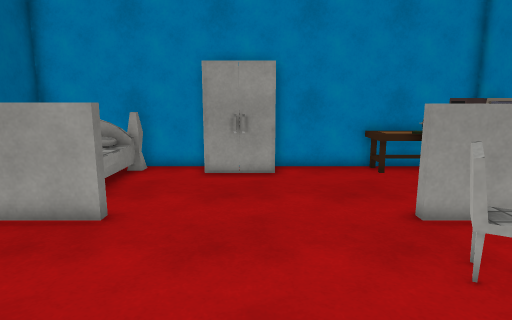
view 1 (above)

15 first-person views from a walk through a 3-D level made in the Unity game engine. The camera is 1.5 m above the floor, tilts 10° down and sees 75° across. The floor is counted in squares, 0.5 m on a side. Each view is taken from the middle of a square. On the plan, view 1 faces up. The plan holds only what a view shows up to about 20 squares ahead; the rest is blank. The player is left out. Some surface patterns are stand-ins.

view 2
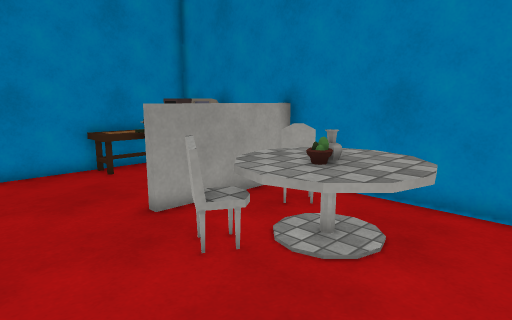

view 3
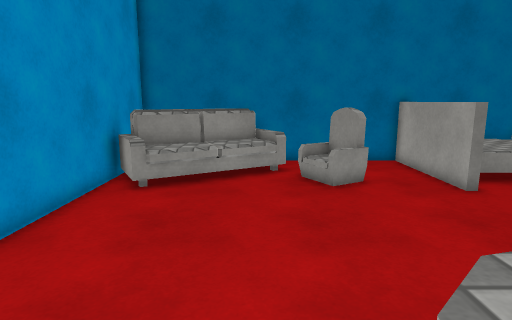

view 4
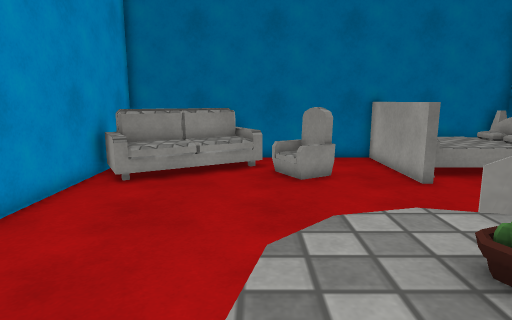

view 5
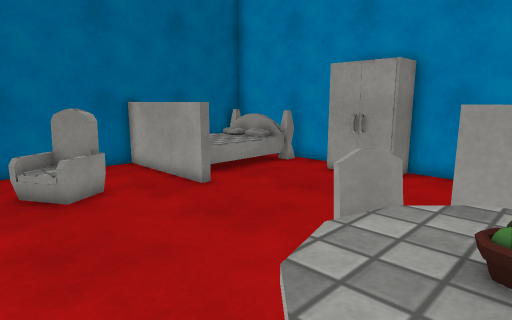

view 6
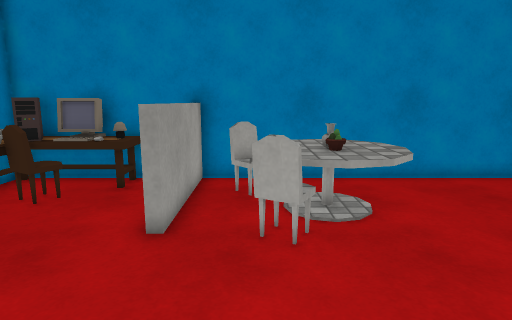

view 7
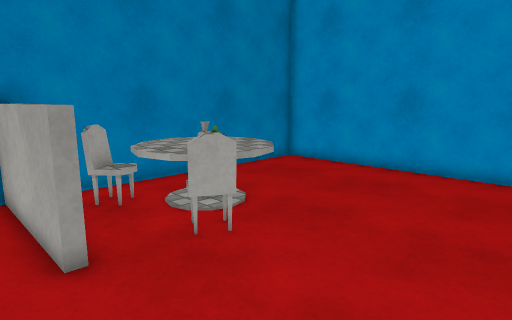

view 8
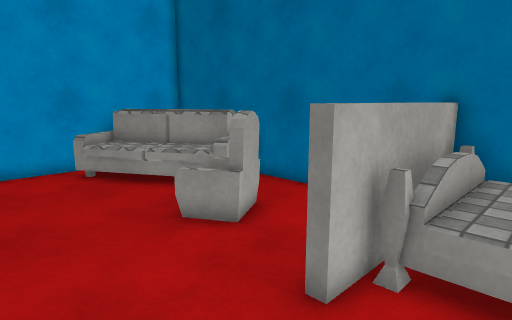

view 9
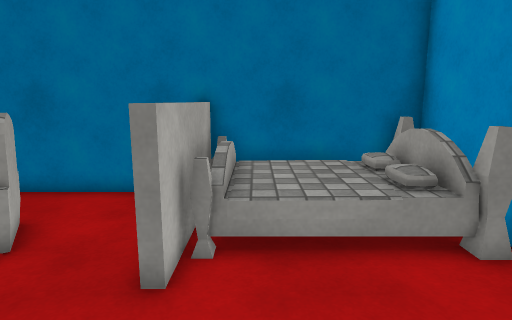

view 10
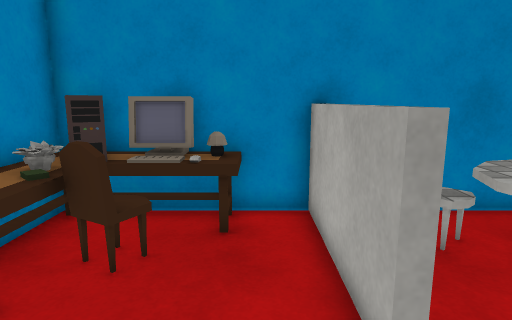

view 11
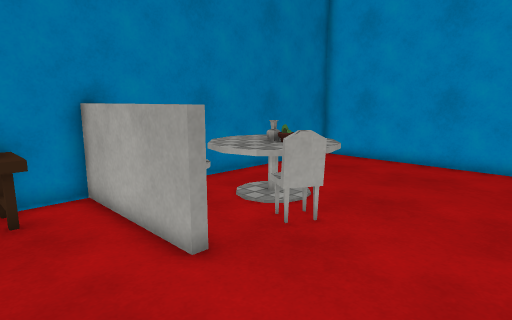

view 12
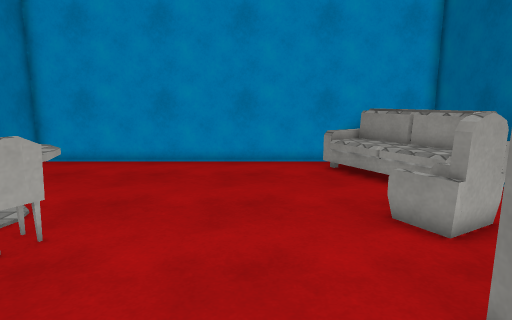

view 13
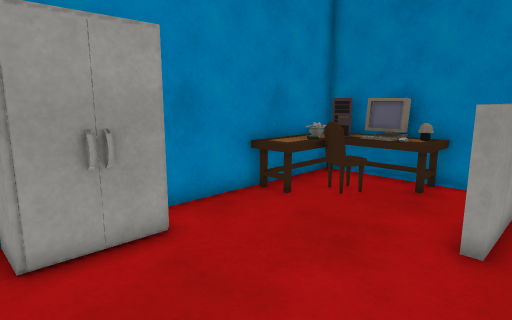

view 14
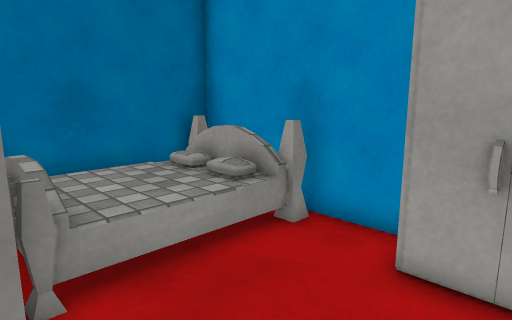

view 15
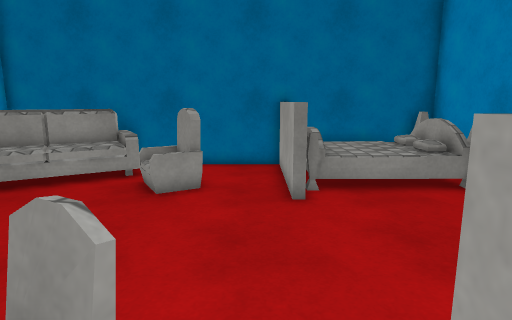

### Floor plan
Points are (right, up) in squares from view 1. A wall is a line through its corners. A room is listed if a view was taken in it or the views show most of it. See-through windows are left out.
Room 1 (views 1, 2, 3, 4, 5, 6, 7, 8, 9, 10, 11, 12, 13, 14, 15)
walls: (10, 8.1) (4.3, 8.1) (4.3, 8.5) (10, 8.5); (-9.9, 8.5) (-4, 8.5) (-4, 8.1) (-9.9, 8.1); (-2.4, 15.3) (-4.5, 15.3); (4.5, 15.3) (1.4, 15.3); (-9.8, 15.3) (-9.8, -4.7) (10, -4.7) (10, 15.3)
objects: sofa (-9, -4) to (-4, 2); bed (-9, 9) to (-5, 15); armchair (-7, 4) to (-5, 5); wardrobe (-2, 13) to (1, 15); table (4, 2) to (8, 6); chair (4, 5) to (4, 6); desk (5, 14) to (9, 15); cactus (6, 4); chair (6, 13) to (7, 13); plant (7, 14) to (8, 14); chair (8, 6) to (9, 7); desk (8, 10) to (9, 11); keyboard (8, 12) to (9, 13)

Positions as (right, up) in squares from view 1, and headings:
1: (0, 0), facing up
2: (0, 0), facing up-right
3: (7, 1), facing left
4: (8, 2), facing left
5: (6, 1), facing up-left
6: (-3, 6), facing right
7: (-2, 10), facing down-right
8: (0, 11), facing down-left
9: (1, 10), facing left
10: (1, 10), facing right
11: (-1, 12), facing down-right
12: (-1, 12), facing down
13: (-3, 7), facing up-right
14: (0, 8), facing up-left
15: (6, 7), facing left
